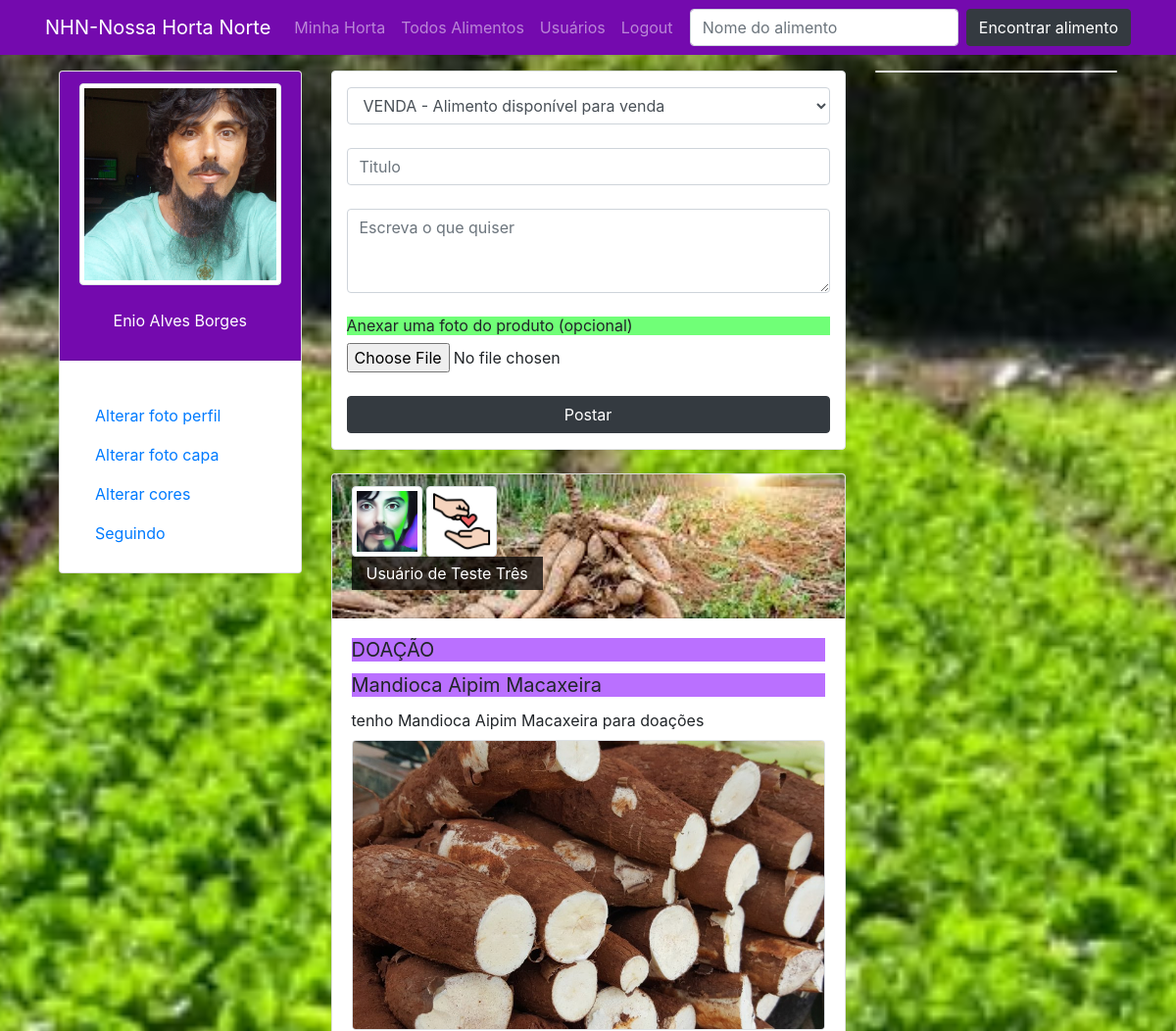
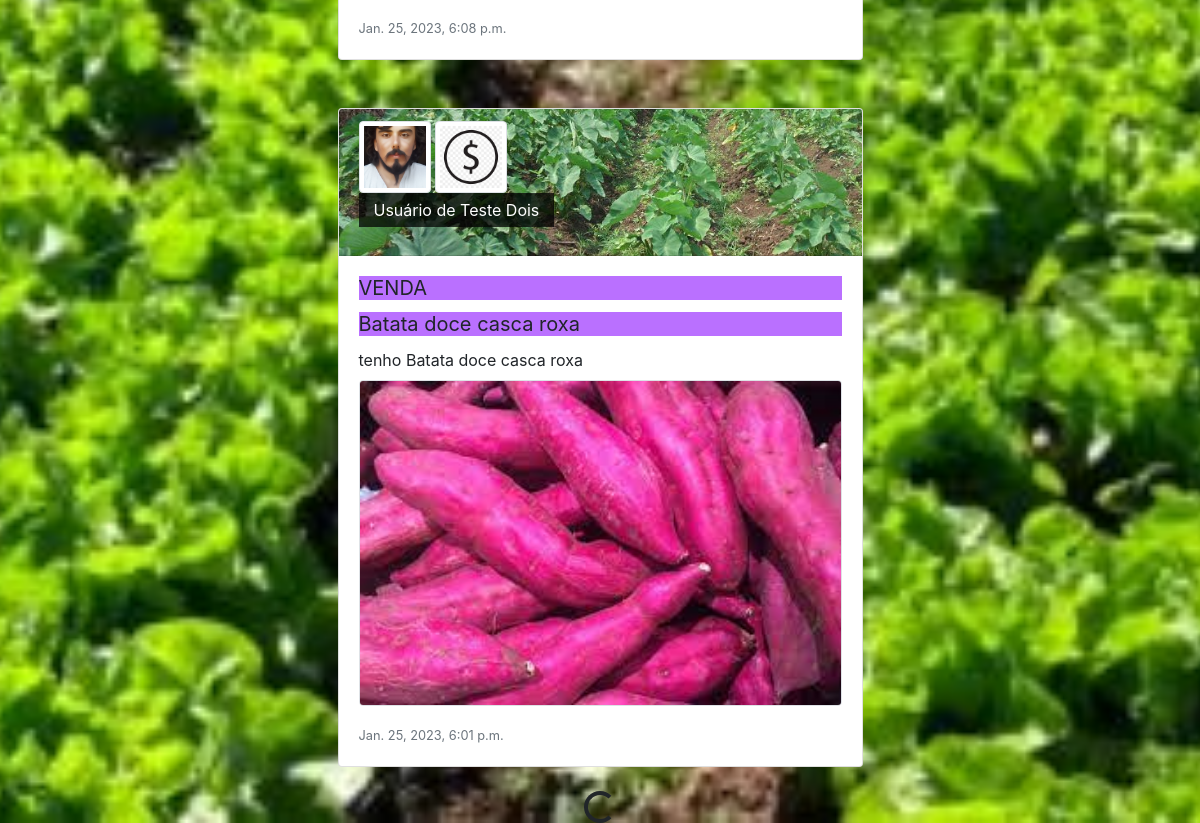
/?page=3 (signed in), run on the app's committed database (2 pictures, top to bottom).
### perfis/models.py (models this page shows, shortened)
class Perfil(models.Model):
    nome = models.CharField(max_length=255, null=False)
    telefone = models.CharField(max_length=15, null=True, blank=True)
    endereco_maps = models.CharField(max_length=255, null=True, blank=True)
    imagem_perfil = models.ImageField(null=True, blank=True, upload_to='uploads/fotoperfil/')
    imagem_capa = models.ImageField(null=True, blank=True, upload_to='uploads/fotocapa/')
    cor = models.CharField(max_length=10, default='#455A64')
    contatos = models.ManyToManyField('self')
    usuario = models.OneToOneField(User, related_name='perfil', on_delete=models.CASCADE)

class Post(models.Model):
    RELACAO_PRODUTO = [
        ("VENDA", "VENDA - Alimento disponível para venda"),
        ("TROCA", "TROCA - Alimento disponível para troca"),
        ("DOAÇÃO", "DOAÇÃO - Alimento disponível para doação")
    ]
    relacao = models.CharField(verbose_name = "Relação", max_length = 10, choices=RELACAO_PRODUTO, default="VENDA")
    titulo = models.CharField(max_length=250)
    text = models.TextField()
    data_postagem = models.DateTimeField(auto_now=True)
    perfil = models.ForeignKey(Perfil, on_delete=models.CASCADE, related_name='posts')
    imagem = models.ImageField(null=True, blank=True, upload_to='uploads/postagem/')

### perfis/views.py (the view)
# urls.py: path('', views.index, name='index'),
@login_required(login_url='login')
def index(request):
    timeline = selecionar_posts_de_amigos(request)
    dados = {}
    dados['perfis'] = Perfil.objects.all()
    dados['perfil_logado'] = request.user.perfil
    page = request.GET.get('page', 1)
    paginator = Paginator(timeline, 2)
    try:
        dados['timeline'] = paginator.page(page)
    except PageNotAnInteger:
        dados['timeline'] = paginator.page(1)
    except EmptyPage:
        dados['timeline'] = paginator.page(paginator.num_pages)
    return render(request, 'index.html', dados)

### perfis/views.py (called while the page is built)
def selecionar_posts_de_amigos(request):
    dados_feed = request.user.perfil
    amigos = dados_feed.contatos.all()
    posts = []
    for amigo in amigos:
        posts.extend(list(amigo.posts.all()))
    posts.sort(key=lambda x: x.data_postagem, reverse=True)
    return posts

### perfis/templates/index.html (shortened to what this page needs)
{% extends 'base.html' %}
{% load static %}
{% block main %}
<div class="container bg-white py-3 border rounded">
    <form method="POST" action="{% url 'postagem' %}" enctype="multipart/form-data">
        <select type="text" name="relacao" class="form-control" autofocus>
            <option value="VENDA" selected="">VENDA - Alimento disponível para venda</option>
        </select>
        <br>
        <input type="text" name="titulo" class="form-control" placeholder="Titulo"><br>
        <textarea name="texto" class="form-control" rows="3" placeholder="Escreva o que quiser"></textarea><br>
        <h6>Anexar uma foto do produto (opcional)</h6>
        <input name="imagem" type="file" class="form-control-file"><br>
        <button class="btn btn-dark full-w">Postar</button>
    </form>
</div>
<div class="infinite-container">
    {% if timeline %}
    <ul class="list-group full-w">
        {% for post in timeline %}
        <div class="card post-index my-4 infinite-item" style="max-width: 100%; height: auto;">
            <div class="no-gutters">
                <div class="card-header" style="{% if post.perfil.imagem_capa %} background: url('/media/{{ post.perfil.imagem_capa }}'); {% else %} background: url('{% static '/media/img/bg01.jpg' %}'); {% endif %}
                                                        background-repeat: no-repeat;
                                                        background-size: cover;
                                                        background-position: center;">
                    <img src="{% if post.perfil.imagem_perfil %} /media/{{ post.perfil.imagem_perfil }} {% else %} {% static '/media/img/user.png' %} {% endif %}" width="72" alt="Usuário" class="img-thumbnail">
                    <img src="{% if post.relacao == 'VENDA' %} {% static '/media/img/sifrao.png' %} {% elif post.relacao == 'TROCA' %} {% static '/media/img/troca.png' %} {% elif post.relacao == 'DOAÇÃO' %} {% static '/media/img/doacao.png' %} {% endif %}" width="72" alt="Usuário" class="img-thumbnail">
                    <p class="text-white">{{ post.perfil.nome }}</p>
                </div>
                <div class="card-body">
                    <h5 class="card-title">{{ post.relacao }}</h5>
                    <h5 class="card-title">{{ post.titulo }}</h5>
                    <p class="card-text">
                        {{ post.text }}
                        {% if post.imagem %}
                        <img src="/media/{{ post.imagem }}" alt="Post imagem" class="img-fluid full-w border rounded mt-2">
                        {% endif %}
                    </p>
                    <p class="card-text"><small class="text-muted">{{ post.data_postagem }}</small>
                    </p>
                </div>
            </div>
        </div>
    </ul>
{% endfor %}
</div>
<div class="d-flex justify-content-center" style="display:none;">
    <div class="spinner-border" role="status">
    </div>
</div>
{% endif %}
{% endblock %}

### perfis/templates/base.html (shortened to what this page needs)
{% load static %}
<!DOCTYPE html>
<html lang="pt-br">
<head>
    <link rel="stylesheet" href="https://stackpath.bootstrapcdn.com/bootstrap/4.3.1/css/bootstrap.min.css"
>
    <link rel="stylesheet" href="{% static '/css/estilo.css' %}" rel="stylesheet">
</head>
<body style="{% if perfil_logado.imagem_capa %} background: url('/media/{{ perfil_logado.imagem_capa }}'); {% else %} background: #CFD8DC; {% endif %}
                background-repeat: no-repeat;
                background-size: cover;
                background-position: center;
                background-attachment: fixed;">
    <div class="navbar-dark fixed-top" style="background: {{ perfil_logado.cor }};">
        <nav class="navbar container navbar-expand-lg">
            <a class="navbar-brand" href="/">NHN-Nossa Horta Norte</a>
            <div class="collapse navbar-collapse" id="navbarSupportedContent">
                <ul class="navbar-nav mr-auto">
                    <li class="nav-item">
                        <a class="nav-link" href="{% url 'minhas_postagens' %}">Minha Horta</a>
                    </li>
                    <li class="nav-item">
                        <a class="nav-link" href="{% url 'todos_alimentos' %}">Todos Alimentos</a>
                    </li>
                    <li class="nav-item">
                        <a class="nav-link" href="{% url 'buscar_usuario' %}">Usuários</a>
                    </li>
                    <li class="nav-item">
                        <a class="nav-link" href="{% url 'deslogar' %}">Logout</a>
                    </li>
                </ul>
                <form method="POST" action="{% url 'buscar_alimento' %}"
                    class="form-inline my-2 my-lg-0 form-buscalimento">
                    <input class="form-control mr-sm-2" type="search" name="buscalimento" placeholder="Nome do alimento">
                    <button class="btn btn-dark my-2 my-sm-0" type="submit">Encontrar alimento</button>
                </form>
            </div>
        </nav>
    </div>
    <main class="mt-5 index">
        <div class="row container">
            <section class="col col-sm-12 col-md-3 col-lg-3 col-xl-3 mt-4 opcoes-do-usuario">
                <div class="card">
                    <div class="card-header center-center" style="background: {{ perfil_logado.cor }};"
                        data-toggle="tooltip" data-placement="bottom" title="Alterar foto do perfil">
                        <img src="{% if perfil_logado.imagem_perfil %} /media/{{ perfil_logado.imagem_perfil }}
                        {% else %} {% static 'media/img/user.png' %} {% endif %}" alt="Usuário" width="100%"
                            class="img-fluid img-thumbnail"><br>
                        <p class="text-white">{{ perfil_logado.nome }}</p>
                    </div>
                    <div class="card-body">
                        <ul class="nav flex-column mt-3">
                            <li class="nav-item"> <a class="nav-link" href="" data-toggle="modal"
                                    data-target="#alterarFotoPerfil">Alterar foto perfil</a> </li>
                            <li class="nav-item"> <a class="nav-link" href="" data-toggle="modal"
                                    data-target="#alterarFotoCapa">Alterar foto capa</a> </li>
                            <li class="nav-item"> <a class="nav-link" href="" data-toggle="modal"
                                    data-target="#alterarCorPerfil">Alterar cores</a> </li>
                            <li class="nav-item"> <a class="nav-link" href="{% url 'conexoes' %}">Seguindo</a> </li>
                        </ul>
                    </div>
                </div>
            </section>
            <div class="col col-sm-12 col-md-12 col-lg-6 col-xl-6 mt-4">
                {% block main %}
                {% endblock %}
            </div>
            <aside class="col col-sm-12 col-md-12 col-lg-3 col-xl-3 mt-4">
                <div class="bg-white card">
                </div>
            </aside>
        </div>
    </main>
</body>
</html>

### perfis/static/css/estilo.css (style rules this page uses)
html, body { height: 100%; }
h1, h2, h3, h4, h6 { background: #00ff0d8f; font-weight: normal; }
h5 { background: #8400ff8f; font-weight: normal; }
main.index { min-height: calc(100% - 56px); display: flex; flex-direction: row; justify-content: center; }
.post-index .card-header p { width: fit-content; background: #000000bb; padding: 5px 15px; }
.opcoes-do-usuario { display: flex; flex-direction: column; justify-content: flex-start; align-items: center; }
.center-center { display: flex; flex-direction: column; justify-content: center; align-items: center; }
.full-w { width: 100%; }

### data on the page
Perfil: imagem_perfil (picture), nome "Enio Alves Borges"
Post: perfil.imagem_capa (picture), perfil.imagem_perfil (picture), perfil.nome "Usuário de Teste Três", relacao "DOAÇÃO", titulo "Mandioca Aipim Macaxeira", text "tenho Mandioca Aipim Macaxeira para doações", imagem (picture), data_postagem "Jan. 25, 2023, 6:08 p.m."
Post: perfil.imagem_capa (picture), perfil.imagem_perfil (picture), perfil.nome "Usuário de Teste Dois", relacao "VENDA", titulo "Batata doce casca roxa", text "tenho Batata doce casca roxa", imagem (picture), data_postagem "Jan. 25, 2023, 6:01 p.m."
